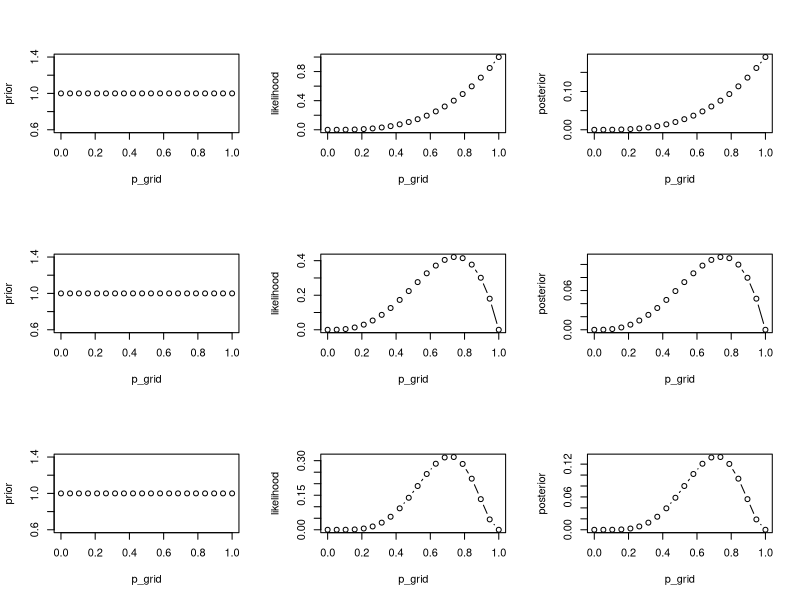
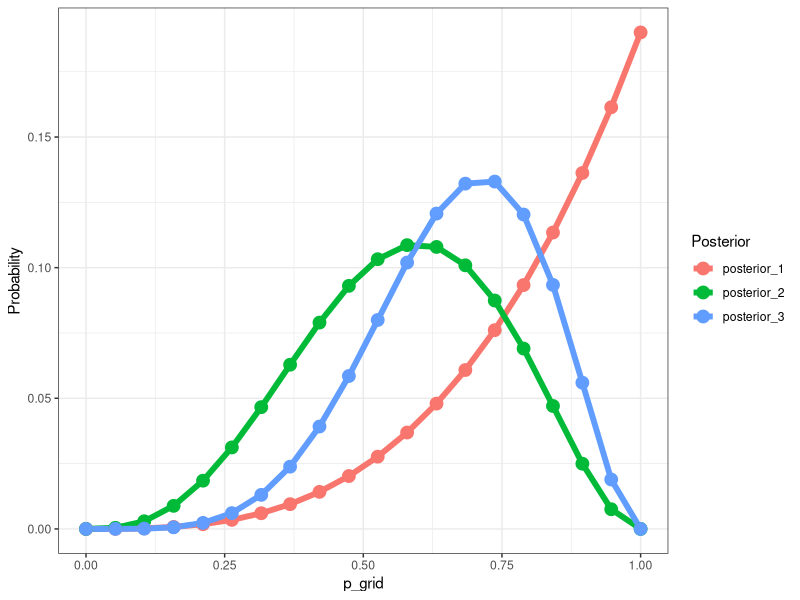

The R source for these figures, in order:
################################# Chapter 2 ####################################

#### Exercise 2M1 - Grid Approximation 1 ####
# Define a grid (or list) of parameter values to address

# define grid
p_grid <- round(seq(from = 0, to = 1, length.out = 20), 3)

# define prior
prior <- rep(1, 20)

# compute likelihood at each value in grid
likelihood <- dbinom(3, size = 3, prob = p_grid)

# compute product of likelihood and prior
unstd.posterior <- likelihood * prior

# standardize the posterior, so it sums to 1
posterior <- unstd.posterior/sum(unstd.posterior)

# Plots

par(mfrow = c(3, 3))
plot(y = prior, x = p_grid, type = "b")
plot(y = likelihood, x = p_grid, type = "b")
plot(y = posterior, x = p_grid, type = "b")

## Second prior ##

# define prior
prior <- rep(1, 20)

# compute likelihood at each value in grid
likelihood <- dbinom(3, size = 4, prob = p_grid)

# compute product of likelihood and prior
unstd.posterior <- likelihood * prior

# standardize the posterior, so it sums to 1
posterior <- unstd.posterior/sum(unstd.posterior)

# Plots

#par(mfrow = c(1, 3))
plot(y = prior, x = p_grid, type = "b")
plot(y = likelihood, x = p_grid, type = "b")
plot(y = posterior, x = p_grid, type = "b")

## Third prior ##

# define prior
prior <- rep(1, 20)

# compute likelihood at each value in grid
likelihood <- dbinom(5, size = 7, prob = p_grid)

# compute product of likelihood and prior
unstd.posterior <- likelihood * prior

# standardize the posterior, so it sums to 1
posterior <- unstd.posterior/sum(unstd.posterior)

# Plots

#par(mfrow = c(1, 3))
plot(y = prior, x = p_grid, type = "b")
plot(y = likelihood, x = p_grid, type = "b")
plot(y = posterior, x = p_grid, type = "b")

#### tidy solution ####
library(tidyverse)

tibble(p_grid = round(seq(0, 1, length.out = 20), 3), prior = rep(1, 20)) %>%
    mutate(likelihood_1 = dbinom(x = 3, size = 3, prob = p_grid),
           likelihood_2 = dbinom(x = 3, size = 5, prob = p_grid),
           likelihood_3 = dbinom(x = 5, size = 7, prob = p_grid),
           across(starts_with("likelihood"), .fns = ~ .x * prior,
                  .names = gsub("likelihood", "", "posterior_{.col}")),
          across(starts_with("posterior"), ~ .x / sum(.x))
           ) %>%
    select(1, 6:8) %>%
    pivot_longer(cols = 2:4, names_to = "Posterior", values_to = "Probability") %>%
    mutate(Posterior = gsub("likelihood_", "", Posterior)) %>%
    ggplot(aes(x = p_grid, y = Probability, color = Posterior)) +
    geom_line(size = 2) +
    geom_point(size = 4) +
    theme_bw()
